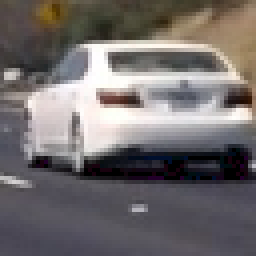
#> input picture test_images/car_not_found_mrl.png, 64 x 64 px (shown 4 times larger)
$ jupyter execute --allow-errors P5_Vehicle_Detection.ipynb   (shell and % lines are left out)   (older library calls are emulated)
#> lines starting #> are read from the running program, lines starting #| are printed output that depends on the picture
## 1) Car Not-Car Training Data

[cell 1]
import matplotlib.image as mpimg
import matplotlib.pyplot as plt
import numpy as np
import cv2
import glob
#from skimage.feature import hog
#from skimage import color, exposure

nvi_extra = glob.glob('./training_data/non-vehicles/Extras/*.png')
nvi_gti = glob.glob('./training_data/non-vehicles/GTI/*.png')
#nvi_mrl = glob.glob('./training_data/non-vehicles/mrl/*.png')
vi_gti_far = glob.glob('./training_data/vehicles/GTI_Far/*.png')
vi_gti_left = glob.glob('./training_data/vehicles/GTI_Left/*.png')
vi_gti_mc = glob.glob('./training_data/vehicles/GTI_MiddleClose/*.png')
vi_gti_right = glob.glob('./training_data/vehicles/GTI_Right/*.png')
vi_kitti_extracted = glob.glob('./training_data/vehicles/KITTI_extracted/*.png')

cars = []
notcars = []

# images are divided up into non-vehicles
for image in nvi_extra: notcars.append(image)
for image in nvi_gti: notcars.append(image)
# images are divided up into vehicles
for image in vi_gti_far: cars.append(image)
for image in vi_gti_left: cars.append(image)
for image in vi_gti_mc: cars.append(image)
for image in vi_gti_right: cars.append(image)
for image in vi_kitti_extracted: cars.append(image)

# Define a function to return some characteristics of the dataset
def data_look(car_list, notcar_list):
    data_dict = {}
    # Define a key in data_dict "n_cars" and store the number of car images
    data_dict["n_cars"] = len(car_list)
    # Define a key "n_notcars" and store the number of notcar images
    data_dict["n_notcars"] = len(notcar_list)
    # Read in a test image, either car or notcar
    example_img = mpimg.imread(car_list[0])
    # Define a key "image_shape" and store the test image shape 3-tuple
    data_dict["image_shape"] = example_img.shape
    # Define a key "data_type" and store the data type of the test image.
    data_dict["data_type"] = example_img.dtype
    # Return data_dict
    return data_dict

#> (the rest of this cell did not finish here and is left out)

## 2) Hog Heaven (functions)

[cell 2]
# 35. Hog Sub-sampling Window Search lesson_functions.py
import numpy as np
import cv2
#--- squelch deprecation warnings from skimage.feature.hog
import warnings
warnings.filterwarnings("ignore", category=DeprecationWarning)
#--- squelch deprecation warnings from skimage.feature.hog
from skimage.feature import hog

def norm_rgb_image(crze_image):
    return ((crze_image / 255.0) - 0.5).astype(np.float32)

def get_rgb_image(file, norm=False):
    #image = mpimg.imread(file) # Friends don't let friends do this

    # Use method that always returns RGB in range 0-255 (uint8)
    int_image = cv2.cvtColor(cv2.imread(file), cv2.COLOR_BGR2RGB)
    if (norm): return norm_rgb_image(int_image)
    else: return int_image

def convert_color(img, conv='YCrCb'):
    if conv == 'HSV':
        return cv2.cvtColor(img, cv2.COLOR_RGB2HSV)
    elif conv == 'LUV':
        return cv2.cvtColor(img, cv2.COLOR_RGB2LUV)
    elif conv == 'HLS':
        return cv2.cvtColor(img, cv2.COLOR_RGB2HLS)
    elif conv == 'YUV':
        return cv2.cvtColor(img, cv2.COLOR_RGB2YUV)
    elif conv == 'YCrCb':
        return cv2.cvtColor(img, cv2.COLOR_RGB2YCrCb)

def get_hog_features(img, orient, pix_per_cell, cell_per_block,
                        vis=False, feature_vec=True):
    # Call with two outputs if vis==True
    if vis == True:
        features, hog_image = hog(img, orientations=orient,
                                  pixels_per_cell=(pix_per_cell, pix_per_cell),
                                  cells_per_block=(cell_per_block, cell_per_block),
                                  transform_sqrt=False,
                                  visualise=vis, feature_vector=feature_vec,
                                  block_norm="L2-Hys")
        return features, hog_image
    # Otherwise call with one output
    else:
        features = hog(img, orientations=orient,
                       pixels_per_cell=(pix_per_cell, pix_per_cell),
                       cells_per_block=(cell_per_block, cell_per_block),
                       transform_sqrt=False,
                       visualise=vis, feature_vector=feature_vec,
                       block_norm="L2-Hys")
        return features

# Define a function to compute binned color features
# [5 lines left out: function bin_spatial_orig, not called in this run]
def bin_spatial(img, size=(32, 32)):
    # Use cv2.resize().ravel() to create the feature vector
    features = cv2.resize(img, size).ravel()
    # Return the feature vector
    return features

def color_hist(img, nbins=32, bins_range=(0, 256)):    #bins_range=(0, 256) for mpimage.png
    # Compute the histogram of the color channels separately
    channel1_hist = np.histogram(img[:,:,0], bins=nbins, range=bins_range)
    channel2_hist = np.histogram(img[:,:,1], bins=nbins, range=bins_range)
    channel3_hist = np.histogram(img[:,:,2], bins=nbins, range=bins_range)
    # Concatenate the histograms into a single feature vector
    hist_features = np.concatenate((channel1_hist[0], channel2_hist[0], channel3_hist[0]))
    # Return the individual histograms, bin_centers and feature vector
    return hist_features

# Define a function to extract features from a list of images
# Have this function call bin_spatial() and color_hist()
def extract_features(imgs, cspace='RGB', orient=9, spatial_size=(32, 32),
                           hist_bins=32, hist_range=(0, 256),
                           pix_per_cell=8, cell_per_block=2,
                           hog_channel=0, feature_vec=True):
    # Create a list to append feature vectors to
    features = []
    # Iterate through the list of images
    for file in imgs:
        # Read in each one by one
        image = get_rgb_image(file, norm=True)
        file_features = []

        # apply color conversion if other than 'RGB'
        if cspace != 'RGB':
            feature_image = convert_color(image, conv=cspace)
        else: feature_image = np.copy(image)

        # Apply bin_spatial() to get spatial color features
        spatial_features = bin_spatial(feature_image, size=spatial_size)
        file_features.append(spatial_features)

        # Apply color_hist() also with a color space option now
        hist_features = color_hist(feature_image, nbins=hist_bins, bins_range=hist_range)
        file_features.append(hist_features)

        # Call get_hog_features() with vis=False, feature_vec=True
        if hog_channel == 'ALL':
            hog_features = []
            for channel in range(feature_image.shape[2]):
                hog_features.append(get_hog_features(feature_image[:,:,channel],
                                    orient, pix_per_cell, cell_per_block,
                                    vis=False, feature_vec=feature_vec))
            hog_features = np.ravel(hog_features)
        else:
            hog_features = get_hog_features(feature_image[:,:,hog_channel], orient,
                        pix_per_cell, cell_per_block, vis=False, feature_vec=feature_vec)
        file_features.append(hog_features)

        # Append the new feature vector to the features list
        features.append(np.concatenate(file_features))

    # Return list of feature vectors
    return features

print("fini...")

### 2a) Params and Color Spaces Example

#> (a cell that did not finish here is left out)

## 3) Train SVM

[cell 4]
import matplotlib.image as mpimg
import matplotlib.pyplot as plt
import numpy as np
import cv2
import glob
import time
from sklearn.svm import LinearSVC
from sklearn.preprocessing import StandardScaler
from skimage.feature import hog
# NOTE: the next import is only valid for scikit-learn version <= 0.17
# from sklearn.cross_validation import train_test_split
# for scikit-learn >= 0.18 use:
from sklearn.model_selection import train_test_split

# Relies on cars[] and notcars[] being defined earlier in "1) Car Not-Car Training Data"
# cars = [], notcars = []

# Reduce the sample size because HOG features are slow to compute
# The quiz evaluator times out after 13s of CPU time
sample_size = 500
#cars_sample = cars[0:sample_size]
#notcars_sample = notcars[0:sample_size]
cars_sample = cars
notcars_sample = notcars
use_luv = False

### TODO: Tweak these parameters and see how the results change.
if use_luv: colorspace = 'LUV' # Can be RGB, HSV, LUV, HLS, YUV, YCrCb
else: colorspace = 'YCrCb' # Can be RGB, HSV, LUV, HLS, YUV, YCrCb
orient = 9
pix_per_cell = 8
cell_per_block = 2
hog_channel = 'ALL' # Can be 0, 1, 2, or "ALL"
spatial_size = (32, 32)
hist_bins = 32
hist_range = (0, 256)

t=time.time()

car_features = extract_features(cars_sample,
                        cspace=colorspace, orient=orient, spatial_size=spatial_size,
                        hist_bins=hist_bins, hist_range=hist_range,
                        pix_per_cell=pix_per_cell, cell_per_block=cell_per_block,
                        hog_channel=hog_channel, feature_vec=True)
notcar_features = extract_features(notcars_sample,
                        cspace=colorspace, orient=orient, spatial_size=spatial_size,
                        hist_bins=hist_bins, hist_range=hist_range,
                        pix_per_cell=pix_per_cell, cell_per_block=cell_per_block,
                        hog_channel=hog_channel, feature_vec=True)
t2 = time.time()
print(round(t2-t, 2), 'Seconds to extract HOG features...')
# Create an array stack of feature vectors
X = np.vstack((car_features, notcar_features)).astype(np.float64)
# Fit a per-column scaler
#> (the rest of this cell did not finish here and is left out)

#### Debug PNG vs JPG

[cell 5]
#print("cars_sample[0]",cars_sample[0])
#print("X_test[0]",X_test[0])
nw = []
nw.append('./test_images/car_not_found_mrl.png')
#nw.append('./training_data/vehicles/GTI_MiddleClose/image0066.png')
nw.append('./training_data/non-vehicles/Extras/extra1000.png')
#nw.append('./test_images/car_not_found_mrl.jpg')
print("nw",nw)

use_luv = False
if use_luv: dcolorspace = 'LUV' # Can be RGB, HSV, LUV, HLS, YUV, YCrCb
else: dcolorspace = 'YCrCb' # Can be RGB, HSV, LUV, HLS, YUV, YCrCb
orient = 9
pix_per_cell = 8
cell_per_block = 2
hog_channel = 'ALL' # Can be 0, 1, 2, or "ALL"
spatial_size = (32, 32)
hist_bins = 32
hist_range = (0, 256)

#> (the rest of this cell did not finish here and is left out)

#> in norm_rgb_image, `return ((crze_image / 255.0) - 0.5).astype(np.float32)`:
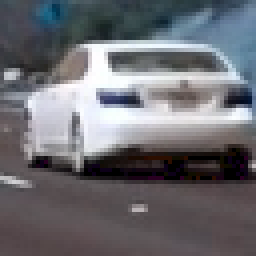
#> returned value: shape (64, 64, 3) float32 (shown 4 times larger); mean of channels 0, 1, 2 -0.0544, -0.0751, -0.0752; drawn with min black and max white
#> in convert_color, `return cv2.cvtColor(img, cv2.COLOR_RGB2YCrCb)`: returned value: shape (64, 64, 3) float32; mean of channels 0, 1, 2 -0.0689, 0.51, 0.496
#> in bin_spatial, `features = cv2.resize(img, size).ravel()`: features = 3072 values, max 0.583 at index 1192, min -0.5 at index 2058, mean 0.313
#> in color_hist, `hist_features = np.concatenate((channel1_hist[0], channel2_hist[0], ch..`: hist_features = 96 values, max 4096 at index 32, min 0 at index 1, mean 98.38

# Create an array stack of feature vectors
Xnw = np.vstack((nw_features)).astype(np.float64)
#Xnw = np.array(nw_features).reshape(1, -1)
# Fit a per-column scaler
#Xnw_scaler = StandardScaler().fit(Xnw)

# Apply the scaler (Used for Training) to X
scaled_Xnw = X_scaler.transform(Xnw)
print("scaled_Xnw[0]",scaled_Xnw[0])
if (len(scaled_Xnw) > 1): print("scaled_Xnw[1]",scaled_Xnw[1])

print('My SVC predicts:     ', svc.predict(scaled_Xnw[0]))
if (len(scaled_Xnw) > 1): print('My SVC predicts:     ', svc.predict(scaled_Xnw[1]))

fig = plt.figure()

# Read in each one by one
nw1_oimage = get_rgb_image(nw[0])
# [5 lines of commented-out code are left out]
nw1_image = convert_color(nw1_oimage, conv=dcolorspace)

if (len(scaled_Xnw) > 1): nw2_oimage = get_rgb_image(nw[1])
nw2_image = convert_color(nw2_oimage, conv=dcolorspace)
print("nw types",nw1_oimage.dtype, nw2_oimage.dtype)
print("nw1 min(), max()=",nw1_oimage.min(),nw1_oimage.max())
print("nw2 min(), max()=",nw2_oimage.min(),nw2_oimage.max())
print("nw1 shape=",nw1_oimage.shape)
print("nw2 shape=",nw2_oimage.shape)

plt.subplot(221)
if use_luv: plt.imshow(cv2.cvtColor(nw1_image, cv2.COLOR_LUV2RGB))
else: plt.imshow(cv2.cvtColor(nw1_image, cv2.COLOR_YCrCb2RGB))
plt.title('NW PNG')
plt.subplot(222)
if use_luv: plt.imshow(cv2.cvtColor(nw2_image, cv2.COLOR_LUV2RGB))
else: plt.imshow(cv2.cvtColor(nw2_image, cv2.COLOR_YCrCb2RGB))
plt.title('NW JPG')
plt.subplot(223)
plt.hist(nw1_oimage.ravel(), bins=256)
plt.title('NW PNG')
plt.subplot(224)
plt.hist(nw2_oimage.ravel(), bins=256)
plt.title('NW JPG')

## 4) Find Cars

[cell 6]
# 35. Hog Sub-sampling Window Search hog_subsample.py
import matplotlib.image as mpimg
import matplotlib.pyplot as plt
import numpy as np
import cv2
from sklearn.svm import LinearSVC
from sklearn.preprocessing import StandardScaler

# [5 lines of commented-out code are left out]
#> (the rest of this cell did not finish here and is left out)


# Define a single function that can extract features using hog sub-sampling and make predictions
# [94 lines left out: function find_cars, not called in this run]
    #return draw_img, ctrans_tosearch
    #return draw_img, sub_image, fsub_image

ystart = 400
ystop = 656
#ystop = 520
scale = 1.5
orient = 9
pix_per_cell = 8
cell_per_block = 2
hog_channel = "ALL" # Can be 0, 1, 2, or "ALL"
spatial_size = (32, 32)
hist_bins = 32
hist_range = (0, 256)
one_time = True

#out_img, sub_img, fsub_img = find_cars(img,
out_img = find_cars(img,
                    ystart=ystart, ystop=ystop, scale=scale,
                    svc=svc, X_scaler=X_scaler, orient=orient,
                    pix_per_cell=pix_per_cell, cell_per_block=cell_per_block,
                    spatial_size=spatial_size, hist_bins=hist_bins)

plt.imshow(out_img)
# [20 lines of commented-out code are left out]

## 5) Sliding Window & Draw Boxes

[cell 7]
# Define a function that takes an image,
# start and stop positions in both x and y,
# window size (x and y dimensions),
# and overlap fraction (for both x and y)
# [50 lines left out: functions slide_window, draw_boxes, not called in this run]

print("fini...")

## 6) Search Windows

[cell 8]
import matplotlib.image as mpimg
import matplotlib.pyplot as plt
import numpy as np
import cv2
import glob
import time
# [12 lines of commented-out code are left out]
# [70 lines left out: functions single_img_features, search_windows, not called in this run]

print("fini...")

## 7) Heat

[cell 9]
import matplotlib.image as mpimg
import matplotlib.pyplot as plt
import numpy as np
import cv2
from scipy.ndimage.measurements import label

# [45 lines left out: functions add_heat, apply_threshold_clip, apply_threshold, draw_labeled_bboxes, total_heat, not called in this run]

print("fini...")

## 8) Process Image

[cell 10]
if use_luv: pcolorspace = 'LUV' # Can be RGB, HSV, LUV, HLS, YUV, YCrCb
else: pcolorspace = 'YCrCb' # Can be RGB, HSV, LUV, HLS, YUV, YCrCb
#> pcolorspace = 'YCrCb'
porient = 9
ppix_per_cell = 8
pcell_per_block = 2
phog_channel = 'ALL' # Can be 0, 1, 2, or "ALL"
pspatial_size = (32, 32)
phist_bins = 32
phist_range = (0, 256)
pspatial_feat=True
phist_feat=True
phog_feat=True
pthreshold = 5
pclip = 1

# [91 lines left out: function process_image, not called in this run]

print("fini...")
